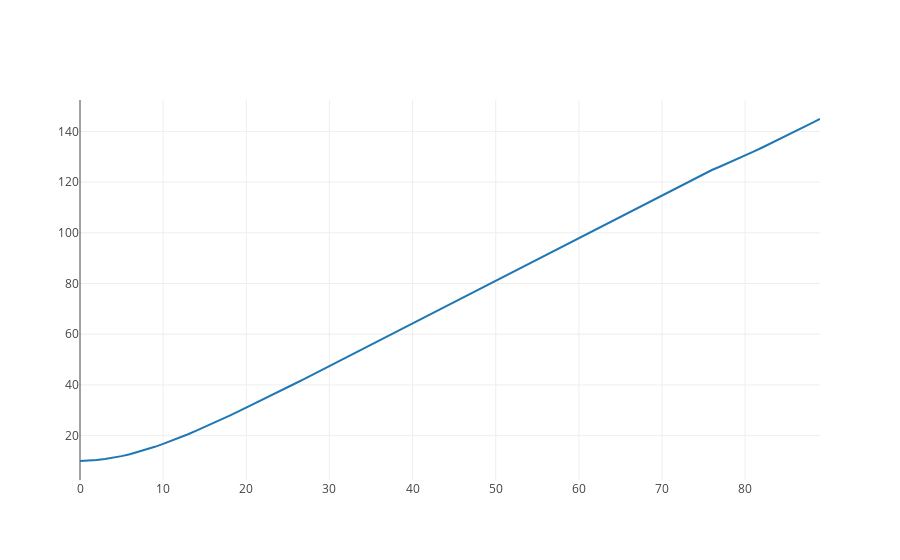

This figure's notebook cell:
### Code cell
#import plotly.plotly as py
import plotly.graph_objs as go

from plotly.offline import download_plotlyjs, init_notebook_mode, plot, iplot
init_notebook_mode(connected=True)

steps = list(range(0, (len(t.traces[-1].rewards)), 1))
height = z

trace = go.Scatter(
    x = steps,
    y = height
)

data = [trace]

iplot(data)
